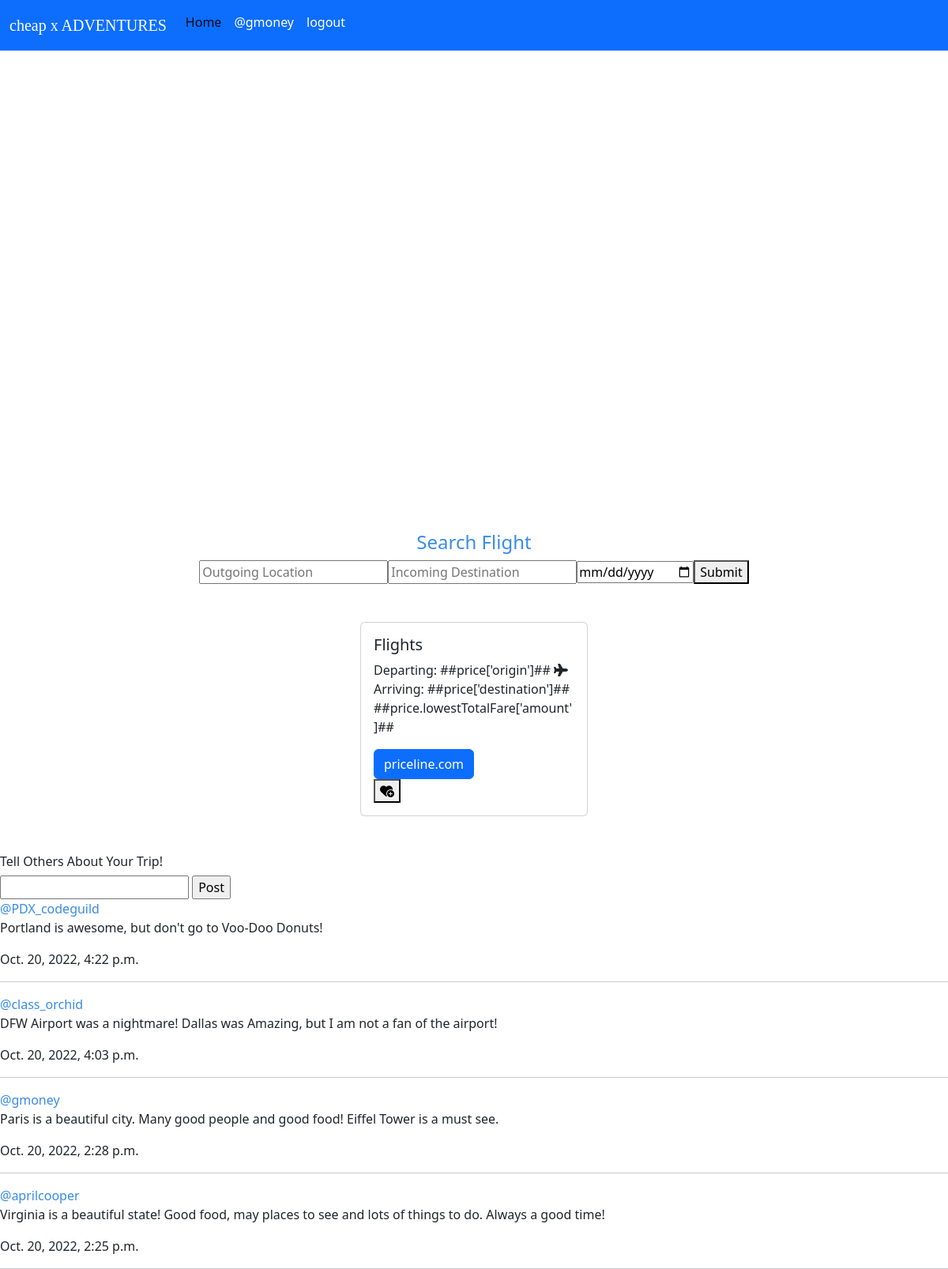
Screenshot of / (signed in) with the database file from the repository.
### adventure/models.py (models this page shows)
class Comment(models.Model):
    user = models.ForeignKey(User, on_delete=models.CASCADE)
    time_created = models.DateTimeField(default=timezone.now)
    text = models.CharField(max_length=200)

### adventure/views.py (the view)
# urls.py: path('', views.index, name='index'),
def index(request):
    all_comments = Comment.objects.order_by('-time_created')
    context = {
        'all_comments': all_comments
    }
    if request.method == 'POST':
        post_method(request)
    return render(request, 'capstone.html', context)

### templates/capstone.html (shortened to what this page needs)
<!DOCTYPE html>
{% load static %}
<html lang="en">
<head>
    <link href="https://cdn.jsdelivr.net/npm/bootstrap@5.2.1/dist/css/bootstrap.min.css" rel="stylesheet">
    <link rel="stylesheet" href="{% static 'index.css' %}">
</head>
<body>
    <nav class="navbar navbar-expand-lg bg-primary">
        <div class="container-fluid">
        <a class="navbar-brand" href="#">cheap x ADVENTURES</a>
        <div class="collapse navbar-collapse" id="navbarNavAltMarkup">
            <div class="navbar-nav">
            <a class="nav-link active" aria-current="page" href="#">Home</a>
            <a class="nav-link" href="/profile/">@{{ request.user }}</a>
            <a class="nav-link" href="{% url 'logout' %}?next=/accounts/login">logout</a><br><br>
            </div>
        </div>
        </div>
    </nav><br><br>
    <div id="map"></div>
    <div id="app" >
        <H4>Search Flight</H4>
        <div class="userinput">
            <input type="text" id="outgoing" placeholder="Outgoing Location" v-model="outgoing">
            <input type="text" id="incoming" placeholder="Incoming Destination" v-model="incoming">
            <input type="date" id= "date" placeholder="Year-Month-Day" v-model="date">
            <button id="submit" v-on:click="getIata">Submit</button>
        </div><br><br>
        <li v-if="price" id="cards"><div
            class="card" style="width: 18rem;">
            <div class="card-body">
                <h5 class="card-title">Flights</h5>
                <p class="card-text">Departing: ##price['origin']##  <i class="fa-solid fa-plane"></i>
                    Arriving: ##price['destination']## ##price.lowestTotalFare['amount']##
                </p>
                <a href="https://www.priceline.com/?vrid=a02e0d033f17b677eecdacb6a711c10c" class="btn btn-primary" id="priceline">priceline.com</a>
                <form v-bind:action="getSavedUrl(price)" method="POST">
                    <button type="submit"><i class="fa-solid fa-heart-circle-plus" id="fonta"></i></button>
                </form>
            </div>
        </div>
    </li><br>
        </div>
</li><br>
        <h6>Tell Others About Your Trip!</h6>
        <form action="{% url 'adventure:comment' %}" method="post">
            <input type="text" autofocus maxlength="300" name="comment">
            <input type="submit" value="Post">
        </form >
        {% for comments in all_comments %}
        <div>
            <a id="username">
                @{{comments.user.username}}
            </a>
            <p>
                {{comments.text}}
            </p>
            <p>
                {{comments.time_created}}
            </p>
        </div>
        <hr>
        {% endfor %}
</body>
</html>

### static/index.css (style rules this page uses)
.nav-link { color: white; }
.navbar-brand { color: rgb(255, 255, 255); font-family: 'Times New Roman', Times, serif; }
.userinput { display: flex; align-items: center; justify-content: center; }
h4 { text-align: center; color: rgb(56, 139, 235) }
#cards { display: flex; align-items: center; justify-content: center; }
#username { color: rgb(56, 139, 235); }

### templates/capstone.html (style rules this page uses)
#map { height: 70%; width: 100%; }
html, body { height: 100%; margin: 0; padding: 0; }

### rows the page displays
Comment: user.username "PDX_codeguild", text "Portland is awesome, but don't go to Voo-Doo Donuts!", time_created "Oct. 20, 2022, 4:22 p.m."
Comment: user.username "class_orchid", text "DFW Airport was a nightmare! Dallas was Amazing, but I am not a fan of the airport!", time_created "Oct. 20, 2022, 4:03 p.m."
Comment: user.username "gmoney", text "Paris is a beautiful city. Many good people and good food! Eiffel Tower is a must see.", time_created "Oct. 20, 2022, 2:28 p.m."
Comment: user.username "aprilcooper", text "Virginia is a beautiful state! Good food, may places to see and lots of things to do. Always a good time!", time_created "Oct. 20, 2022, 2:25 p.m."

### other values shown
{{ request.user }} "gmoney"
